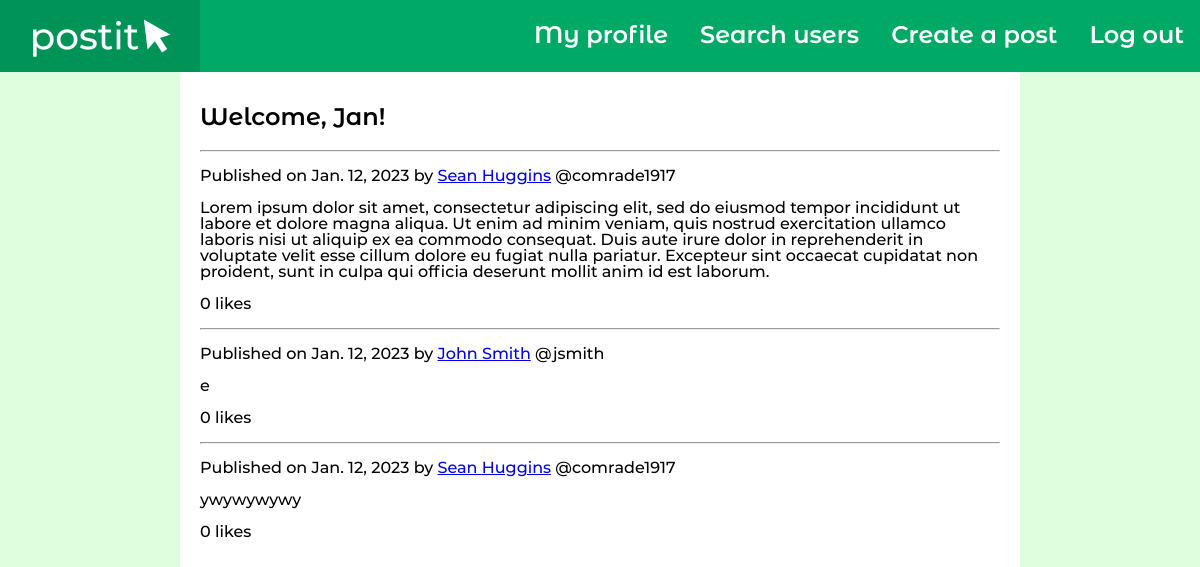
The page / (signed in) on the database as committed earlier.
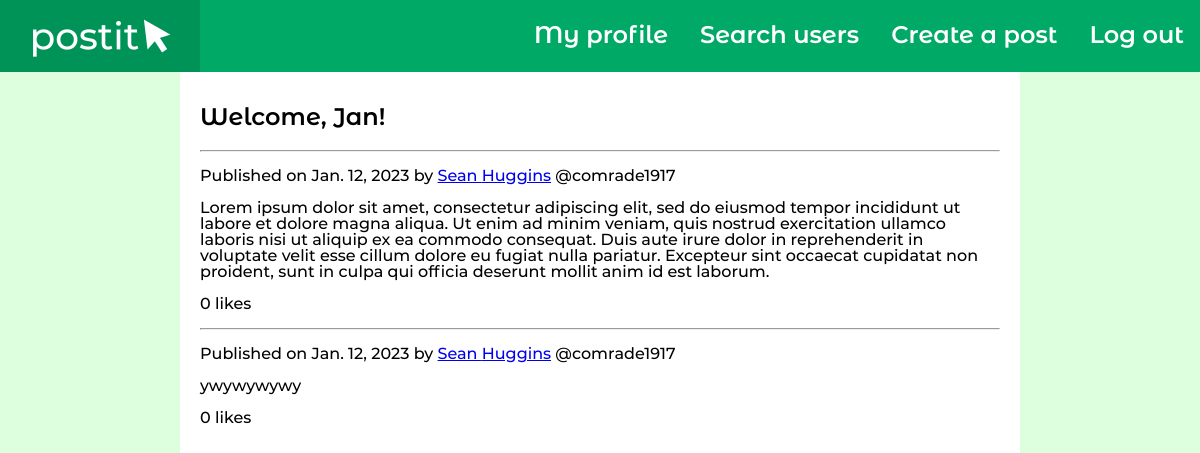
The same page on the database as committed later.
### facebook2_app/models.py (models this page shows)
class Post(models.Model):
    content = models.TextField()
    author = models.ForeignKey(Person, on_delete=models.CASCADE)
    likes = models.PositiveIntegerField()
    date = models.DateTimeField()

class Person(models.Model):
    user = models.OneToOneField(User, on_delete=models.CASCADE)
    friends = models.ManyToManyField("self")

### facebook2_app/views.py (the view)
# urls.py: path('', facebook2_app.views.index, name="index"),
def index(request):
    post_list = []
    friend_requests = []
    if request.user.is_authenticated:
        post_list_plain = []
        for friend in request.user.person.friends.all():
            post_list_plain += list(friend.post_set.all())
        post_list_plain.sort(key=lambda x: x.date, reverse=True)
        for post in post_list_plain:
            post_list += [[post, post.content.split("\r\n")]]
        friend_requests = request.user.requestprofile.friend_requests.all()
    return render(request, "index.html", {
        "post_list": post_list, "friend_requests": friend_requests, "friend_requests_len": len(friend_requests)
    })

### templates/index.html (shortened to what this page needs)
{% extends 'base.html' %}
{% block content %}
    {% if user.is_authenticated %}
        <h2>Welcome, {{ user.first_name }}!</h2>
        {% for post in post_list %}
            <hr>
            <p>Published on {{ post.0.date.date }} by <a href="{% url 'user' post.0.author.user.username%}">
                {{ post.0.author.user.first_name }} {{ post.0.author.user.last_name }}</a>
                @{{ post.0.author.user.username }}</p>
            <p>
            {% for line in post.1 %}
                {{ line }}<br>
            {% endfor %}
            </p>
            <p>{{ post.0.likes }} likes</p>
        {% endfor %}
    {% endif %}
{% endblock %}

### templates/base.html (shortened to what this page needs)
{% load static %}
<!DOCTYPE html>
<html lang="en">
<head>
    <link rel="stylesheet" href="{% static 'css/style.css' %}">
</head>
<body>
    <header>
        <ul>
            <li style="float: left"><a href="{% url 'index' %}"><img class="logo" src="{% static 'img/postit-w.png' %}" alt="Postit logo"></a></li>
            {% if user.is_authenticated %}
                <li><a href="{% url 'logout' %}">Log out</a></li>
                <li><a href="{% url 'create_post' %}">Create a post</a></li>
                <li><a href="{% url 'search_users' %}">Search users</a></li>
                <li><a href="{% url 'user' user.username %}">My profile</a></li>
            {% else %}
                <li class="login-link"><a href="{% url 'login' %}">Log in</a></li>
            {% endif %}
        </ul>
    </header>
    <div class="container">
        <main>
            {% block content %}
            {% endblock %}
        </main>
    </div>
</body>
</html>

### static/css/style.css (style rules this page uses)
html, body { margin: 0; padding: 0; font-family: 'montserrat', sans-serif; background-color: #dfd; height: 100%; }
h1, h2, h3, h4, h5, h6 { font-family: 'montserrat_alternates', sans-serif; }
p { font-size: 16px; }
header { position: fixed; top: 0; left: 0; width: 100%; background: #0a6; }
.logo { height: 56px; }
header ul, .mobile-menu ul { list-style-type: none; margin: 0; padding: 0; }
header ul li { display: inline; float: right; }
header ul li a { display: block; padding: 8px 16px; text-decoration: none; color: white; font-size: 24px; line-height: 56px; height: 56px; font-family: 'montserrat_alternates', sans-serif; }
.container { background-color: white; margin: 0 auto; width: 70%; max-width: 896px; min-height: 100%; }
main { padding: 86px 20px 20px; }

Rows that differ between the two databases and show on the page:
removed Post: date "Jan. 12, 2023", author.first_name "John", author.last_name "Smith", author.username "jsmith", 1 "e", likes "0"
